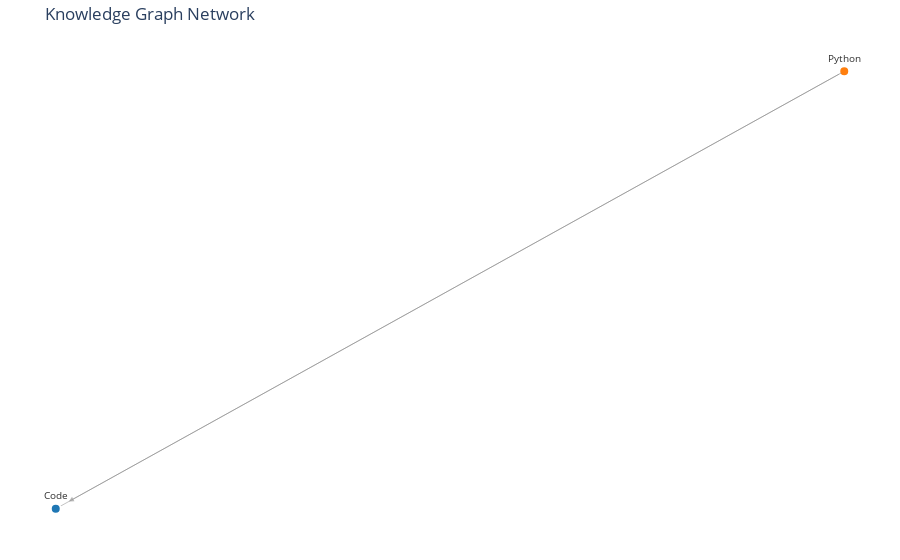

The notebook cell saved with this chart:
### Markdown cell above
## Step 4: Semantic Network Visualization

Visualize semantic networks: structure, node types, and edge types.

### Code cell
from semantica.visualization import SemanticNetworkVisualizer

# Initialize (uses new defaults: Vibrant colors, Kamada-Kawai layout)
viz = SemanticNetworkVisualizer()

# Your semantic network data
semantic_network = {
    "nodes": [
        {"id": "n1", "label": "Python", "type": "Language"},
        {"id": "n2", "label": "Code", "type": "Concept"}
    ],
    "edges": [
        {"source": "n1", "target": "n2", "label": "writes"}
    ]
}

# This will now display the interactive graph in the notebook cell
viz.visualize_network(
    semantic_network, 
    output="html", 
    file_path="network_graph.html"
)

### Figure 1 — Plotly figure (JSON) as saved in the notebook; plotly's stock layout.template omitted (floating-point values rounded to 4 significant figures)
{"data": [{"hoverinfo": "none", "line": {"color": "#888", "width": 1}, "mode": "lines", "opacity": 0.5, "showlegend": false, "type": "scatter", "x": [1, -1, null], "y": [4.371e-08, -4.371e-08, null]}, {"hoverinfo": "text", "hovertext": ["<b>Python</b><br>Type: Language", "<b>Code</b><br>Type: Concept"], "marker": {"color": ["#ff7f0e", "#1f77b4"], "line": {"color": "white", "width": 2}, "opacity": 1, "size": [10, 10]}, "mode": "markers+text", "showlegend": false, "text": ["Python", "Code"], "textfont": {"color": "#333", "size": 10}, "textposition": "top center", "type": "scatter", "x": [1, -1], "y": [4.371e-08, -4.371e-08]}], "layout": {"annotations": [{"arrowcolor": "#888", "arrowhead": 2, "arrowsize": 1, "arrowwidth": 1, "ax": 1, "axref": "x", "ay": 4.371e-08, "ayref": "y", "opacity": 0.6, "standoff": 15, "x": -1, "xref": "x", "y": -4.371e-08, "yref": "y"}], "hovermode": "closest", "margin": {"b": 20, "l": 5, "r": 5, "t": 40}, "plot_bgcolor": "white", "showlegend": false, "title": {"text": "Knowledge Graph Network"}, "xaxis": {"showgrid": false, "showticklabels": false, "zeroline": false}, "yaxis": {"showgrid": false, "showticklabels": false, "zeroline": false}}}
